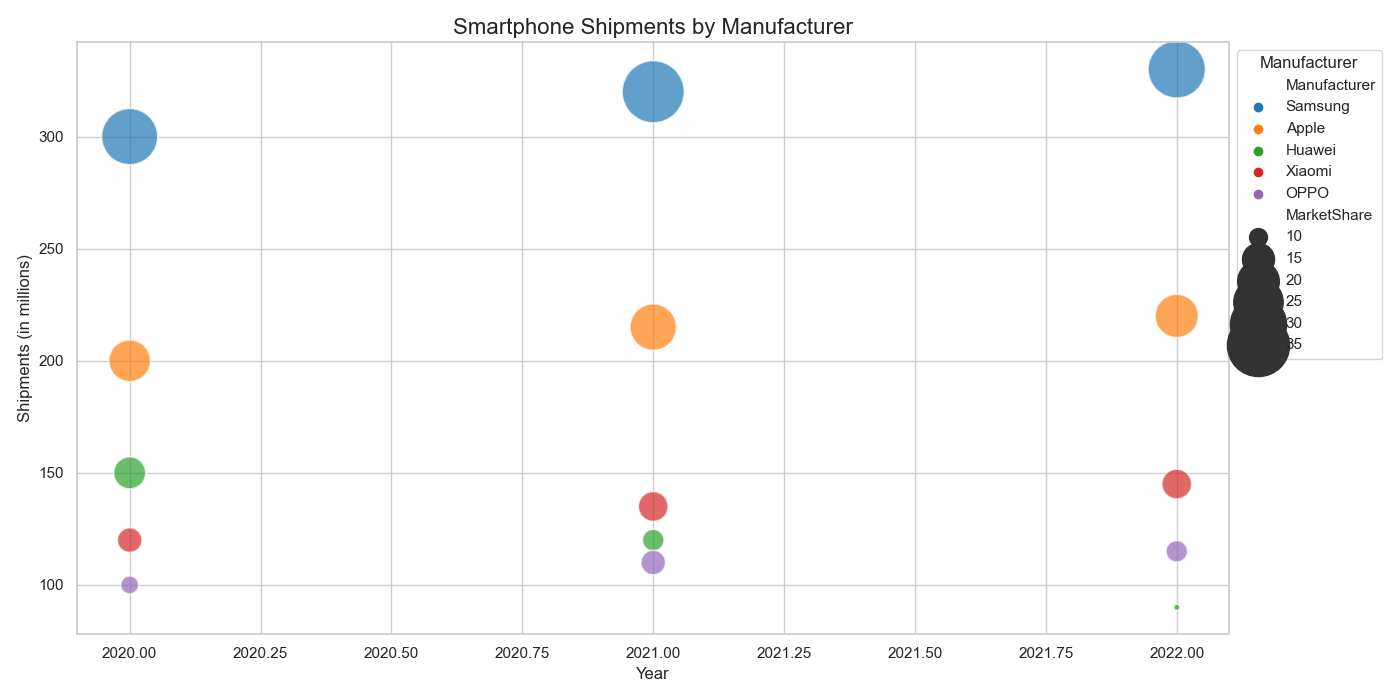

Here is the Python script that generated this plot:

import seaborn as sns
import matplotlib.pyplot as plt
import pandas as pd

# Data
data = {
    'Manufacturer': ['Samsung', 'Apple', 'Huawei', 'Xiaomi', 'OPPO',
                     'Samsung', 'Apple', 'Huawei', 'Xiaomi', 'OPPO',
                     'Samsung', 'Apple', 'Huawei', 'Xiaomi', 'OPPO'],
    'Year': [2020, 2020, 2020, 2020, 2020,
             2021, 2021, 2021, 2021, 2021,
             2022, 2022, 2022, 2022, 2022],
    'Shipments': [300, 200, 150, 120, 100,
                  320, 215, 120, 135, 110,
                  330, 220, 90, 145, 115],
    'MarketShare': [30, 20, 15, 12, 10,
                    35, 23, 11, 14, 12,
                    31, 21, 8, 14, 11]
}

# Converting data to DataFrame
df = pd.DataFrame(data)

# Create the bubble chart
plt.figure(figsize=(14, 7))
bubble_chart = sns.scatterplot(data=df, x="Year", y="Shipments",
                               hue="Manufacturer", size="MarketShare",
                               palette=["#1f77b4", "#ff7f0e", "#2ca02c", "#d62728", "#9467bd"],
                               sizes=(20, 2000), alpha=0.7)

# Adjust the legend and plot titles
plt.title('Smartphone Shipments by Manufacturer', fontsize=16)
bubble_chart.legend(loc='upper left', bbox_to_anchor=(1, 1), title='Manufacturer')
bubble_chart.set_xlabel('Year', fontsize=12)
bubble_chart.set_ylabel('Shipments (in millions)', fontsize=12)

plt.tight_layout()
plt.show()
